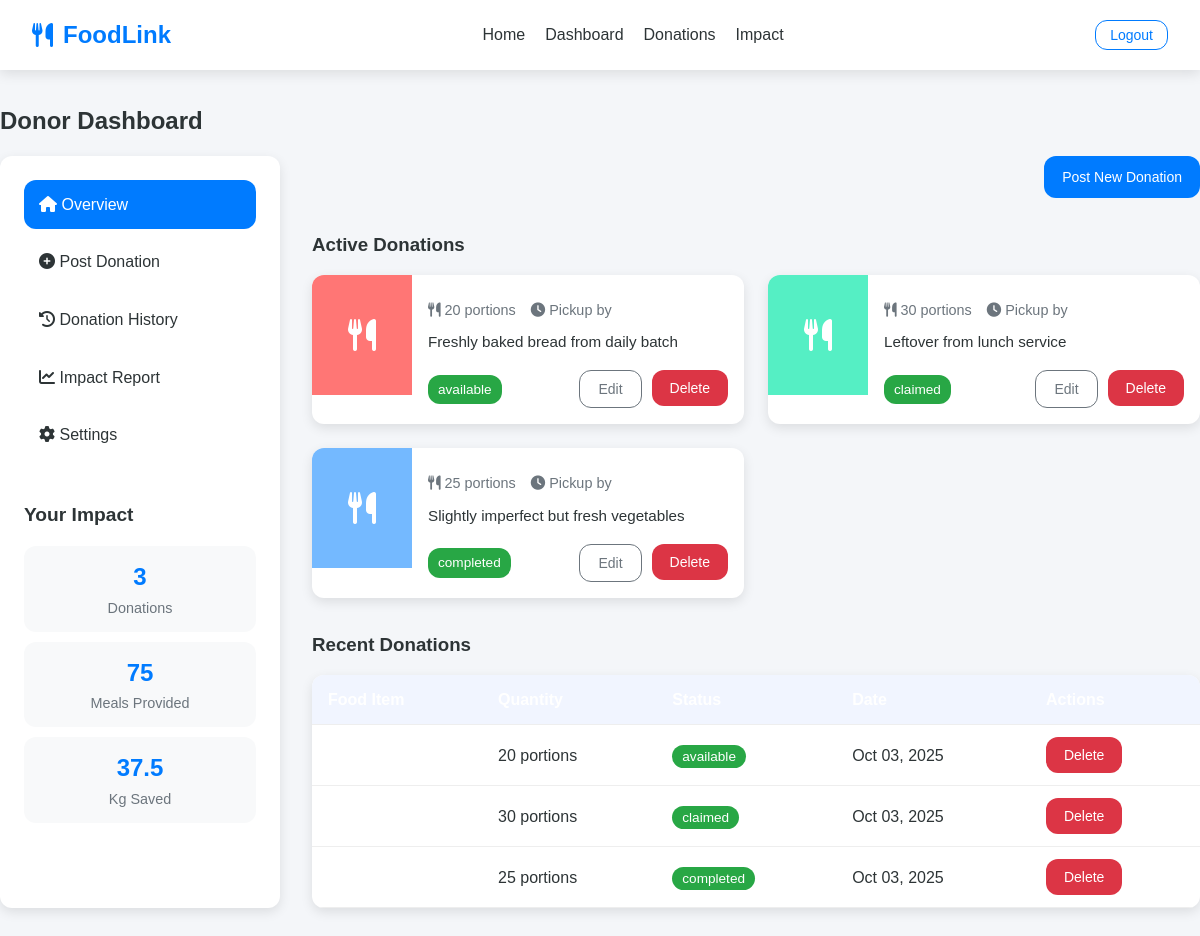
Screenshot of /donor_dashboard.php with the database file from the repository.
### tables this page shows
CREATE TABLE IF NOT EXISTS donations (
    id INT AUTO_INCREMENT PRIMARY KEY,
    food_name VARCHAR(255) NOT NULL,
    quantity VARCHAR(100) NOT NULL,
    description TEXT,
    expiry_time DATETIME,
    donor_id INT NOT NULL,
    ngo_id INT NULL,
    location VARCHAR(255),
    status ENUM('available', 'claimed', 'picked_up', 'completed', 'cancelled') DEFAULT 'available',
    created_at TIMESTAMP DEFAULT CURRENT_TIMESTAMP,
    claimed_at TIMESTAMP NULL,
    pickup_time DATETIME NULL,
    FOREIGN KEY (donor_id) REFERENCES users(id) ON DELETE CASCADE,
    FOREIGN KEY (ngo_id) REFERENCES users(id) ON DELETE SET NULL
);

### donor_dashboard.php (the view, shortened to what this page needs)
<?php
include "php/db.php";
?>
<!DOCTYPE html>
<html lang="en">
<head>
    <link rel="stylesheet" href="https://cdnjs.cloudflare.com/ajax/libs/font-awesome/6.4.0/css/all.min.css">
    <link rel="stylesheet" href="css/donor_dashboard.css">
</head>
<body>
    <header>
        <div class="container">
            <div class="header-content">
                <div class="logo">
                    <i class="fas fa-utensils"></i>
                    <span>FoodLink</span>
                </div>
                <nav>
                    <ul>
                        <li><a href="index.html">Home</a></li>
                        <li><a href="#">Dashboard</a></li>
                        <li><a href="#">Donations</a></li>
                        <li><a href="php/impact_report.php">Impact</a></li>
                    </ul>
                </nav>
                <div class="auth-buttons">
                    <a href="#" class="btn btn-outline">Logout</a>
                </div>
            </div>
        </div>
    </header>
    <section class="dashboard">
        <div class="container">
            <h2 class="section-title">Donor Dashboard</h2>
            <div class="dashboard-content">
                <div class="dashboard-sidebar">
                    <div class="sidebar-menu">
                        <a href="#" class="active"><i class="fas fa-home"></i> Overview</a>
                        <a href="php/post_donation.php"><i class="fas fa-plus-circle"></i> Post Donation</a>
                        <a href="#"><i class="fas fa-history"></i> Donation History</a>
                        <a href="php/impact_report.php"><i class="fas fa-chart-line"></i> Impact Report</a>
                        <a href="#"><i class="fas fa-cog"></i> Settings</a>
                    </div>
                    <div class="impact-stats">
                        <h3>Your Impact</h3>
                        <?php
                        $donationsCount = $conn->query("SELECT COUNT(*) as total FROM donations")->fetch_assoc()['total'];
                        $mealsCount = $conn->query("SELECT SUM(quantity) as total FROM donations")->fetch_assoc()['total'];
                        ?>
                        <div class="impact-stat">
                            <div class="stat-value"><?php echo $donationsCount ?: 0; ?></div>
                            <div class="stat-label">Donations</div>
                        </div>
                        <div class="impact-stat">
                            <div class="stat-value"><?php echo $mealsCount ?: 0; ?></div>
                            <div class="stat-label">Meals Provided</div>
                        </div>
                        <div class="impact-stat">
                            <div class="stat-value"><?php echo $mealsCount ? $mealsCount * 0.5 : 0; ?></div>
                            <div class="stat-label">Kg Saved</div>
                        </div>
                    </div>
                </div>
                <div class="dashboard-main">
                    <div class="dashboard-actions">
                        <a href="php/post_donation.php" class="btn btn-primary">Post New Donation</a>
                    </div>
                    <div class="dashboard-section">
                        <h3>Active Donations</h3>
                        <div class="food-listings">
                            <?php
                            $sql = "SELECT * FROM donations ORDER BY created_at DESC LIMIT 5";
                            $result = $conn->query($sql);
                            if ($result->num_rows > 0) {
                                $colors = ["#ff7675","#74b9ff","#55efc4","#ffeaa7","#a29bfe"];
                                while ($row = $result->fetch_assoc()) {
                                    $color = $colors[array_rand($colors)];
                                    $status_class = "status-available";
                                    echo "
                                    <div class='food-card'>
                                        <div class='food-image' style='background-color: $color;'>
                                            <i class='fas fa-utensils'></i>
                                        </div>
                                        <div class='food-details'>
                                            <h4 class='food-title'>{$row['food_item']}</h4>
                                            <div class='food-info'>
                                                <span><i class='fas fa-utensils'></i> {$row['quantity']}</span>
                                                <span><i class='fas fa-clock'></i> Pickup by {$row['pickup_time']}</span>
                                            </div>
                                            <p class='food-description'>{$row['description']}</p>
                                            <div class='food-status'>
                                                <span class='status-badge $status_class'>{$row['status']}</span>
                                                <div class='card-actions'>
                                                    <button class='btn btn-outline'>Edit</button>
                                                    <form action='php/delete_post.php' method='POST' onsubmit=\"return confirm('Are you sure you want to delete this donation post?');\">
                                                        <input type='hidden' name='donation_id' value='{$row['id']}'>
                                                        <button type='submit' name='delete_post' class='btn btn-danger'>Delete</button>
                                                    </form>
                                                </div>
                                            </div>
                                        </div>
                                    </div>
                                    ";
                                }
                            } else {
                                echo "<p class='text-muted'>No active donations yet. Post your first donation!</p>";
                            }
                            ?>
                        </div>
                    </div>
                    <div class="dashboard-section">
                        <h3>Recent Donations</h3>
                        <table class="donations-table">
                            <thead>
                                <tr>
                                    <th>Food Item</th>
                                    <th>Quantity</th>
                                    <th>Status</th>
                                    <th>Date</th>
                                    <th>Actions</th> </tr>
                            </thead>
                            <tbody>
                                <?php
                                $sql2 = "SELECT * FROM donations ORDER BY created_at DESC LIMIT 5";
                                $result2 = $conn->query($sql2);
                                if ($result2->num_rows > 0) {
                                    while ($row = $result2->fetch_assoc()) {
                                        $status_class = "status-available";
                                        echo "
                                        <tr>
                                            <td>{$row['food_item']}</td>
                                            <td>{$row['quantity']}</td>
                                            <td><span class='status-badge $status_class'>{$row['status']}</span></td>
                                            <td>".date("M d, Y", strtotime($row['created_at']))."</td>
                                            <td>
                                                <form action='php/delete_post.php' method='POST' onsubmit=\"return confirm('Are you sure you want to delete this donation post?');\">
                                                    <input type='hidden' name='donation_id' value='{$row['id']}'>
                                                    <button type='submit' name='delete_post' class='btn btn-danger'>Delete</button>
                                                </form>
                                            </td>
                                        </tr>
                                        ";
                                    }
                                } else {
                                    echo "<tr><td colspan='5' class='text-muted'>No recent donations found.</td></tr>";
                                }
                                ?>
                            </tbody>
                        </table>
                    </div>
                </div>
            </div>
        </div>
    </section>
</body>
</html>

### css/donor_dashboard.css (style rules this page uses)
body { font-family: Arial, sans-serif; margin: 0; padding: 0; background: #f4f6f9; color: #333; }
h2, h3 { margin-bottom: 15px; color: #2d3436; }
.food-listings { display: grid; grid-template-columns: repeat(auto-fit, minmax(320px, 1fr)); gap: 20px; }
.food-card { background: #fff; border-radius: 12px; box-shadow: 0 4px 12px rgba(0,0,0,0.08); overflow: hidden; transition: transform 0.2s ease; }
.food-image { display: flex; justify-content: center; align-items: center; height: 120px; font-size: 40px; color: white; }
.food-details { padding: 15px; }
.food-info { font-size: 14px; color: #636e72; display: flex; gap: 15px; margin-bottom: 10px; }
.food-description { font-size: 14px; margin-bottom: 12px; }
.food-status { display: flex; justify-content: space-between; align-items: center; }
.status-badge { padding: 4px 10px; border-radius: 6px; font-size: 13px; font-weight: bold; }
.status-available { background: #55efc4; color: #00695c; }
.btn { padding: 6px 12px; border-radius: 6px; cursor: pointer; font-size: 14px; border: none; }
.btn-outline { border: 1px solid #0984e3; background: transparent; color: #0984e3; transition: 0.2s; }
table { width: 100%; border-collapse: collapse; background: #fff; margin-top: 15px; border-radius: 8px; overflow: hidden; }
table th, table td { padding: 12px 15px; border-bottom: 1px solid #ddd; text-align: left; }
table th { background: #0984e3; color: white; }

### rows the page displays
donations: quantity "20 portions", description "Freshly baked bread from daily batch", status "available", created_at "Oct 03, 2025"
donations: quantity "30 portions", description "Leftover from lunch service", status "claimed", created_at "Oct 03, 2025"
donations: quantity "25 portions", description "Slightly imperfect but fresh vegetables", status "completed", created_at "Oct 03, 2025"

### other values shown
$donationsCount ?: 0 "3"
$mealsCount ?: 0 "75"
$mealsCount * 0.5 "37.5"
